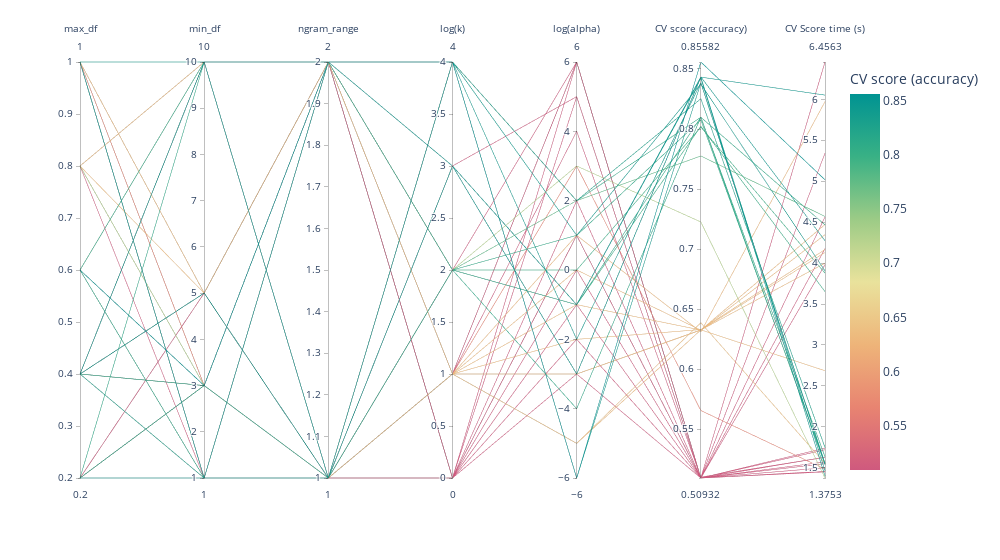

Notebook code cell kept with this figure:
### Code cell
import math
import pandas
import plotly.express as px

def shorten_param(param_name):
    """Remove components' prefixes in param_name."""
    if "__" in param_name:
        return param_name.rsplit("__", 1)[1]
    return param_name

cv_results = pandas.DataFrame(random_search.cv_results_)
cv_results = cv_results.rename(shorten_param, axis=1)
param_names = [shorten_param(name) for name in parameter_grid.keys()]
labels = {
    "mean_score_time": "CV Score time (s)",
    "mean_test_score": "CV score (accuracy)",
    "alpha": "log(alpha)",
    "k": "log(k)"
}

column_results = param_names + ["mean_test_score", "mean_score_time"]

transform_funcs = dict.fromkeys(column_results, lambda x: x)
# Using a logarithmic scale for alpha
transform_funcs["alpha"] = math.log10
# Using a logarithmic scale for k
transform_funcs["k"] = math.log10
# Unigrams are mapped to index 1 and bigrams to index 2
transform_funcs["ngram_range"] = lambda x: x[1]

fig = px.parallel_coordinates(
    cv_results[column_results].apply(transform_funcs),
    color="mean_test_score",
    color_continuous_scale=px.colors.diverging.Temps_r,
    labels=labels,
    width=1000
)
fig.show()

### Figure 1 — Plotly figure (JSON) as saved in the notebook; plotly's stock layout.template omitted (floating-point values rounded to 4 significant figures)
{"data": [{"dimensions": [{"label": "max_df", "values": [0.2, 0.2, 0.2, 1, 0.6, 0.4, 0.4, 0.6, 0.6, 0.8, 0.2, 0.4, 1, 0.2, 1, 1, 1, 0.4, 0.4, 0.2, 0.8, 0.4, 0.4, 0.6, 0.2, 0.2, 0.8, 0.4, 0.8, 0.4, 1, 0.2, 0.4, 1, 0.6, 0.8, 1, 0.8, 0.6, 0.4]}, {"label": "min_df", "values": [5, 5, 3, 5, 3, 3, 1, 3, 10, 3, 3, 10, 1, 3, 5, 1, 10, 5, 3, 1, 10, 3, 10, 1, 3, 1, 1, 1, 10, 10, 1, 10, 5, 3, 1, 5, 3, 3, 10, 5]}, {"label": "ngram_range", "values": [1, 1, 2, 1, 2, 2, 1, 2, 1, 1, 1, 1, 1, 2, 2, 1, 2, 1, 1, 2, 2, 1, 2, 1, 2, 1, 1, 2, 2, 2, 1, 1, 2, 1, 2, 2, 1, 2, 2, 2]}, {"label": "log(k)", "values": [1, 3, 4, 0, 4, 2, 4, 0, 0, 2, 1, 3, 3, 0, 1, 0, 4, 4, 2, 3, 1, 1, 2, 2, 1, 0, 0, 1, 0, 3, 4, 2, 0, 2, 1, 1, 1, 1, 2, 1]}, {"label": "log(alpha)", "values": [4, 5, 2, -3, -6, 2, 2, 0, 1, 3, -5, -1, -3, 5, -5, -2, 1, -2, 1, -3, -2, 6, 0, -1, -1, 6, -1, 6, 1, -1, -6, -4, 2, 6, 1, 0, 3, -3, -1, -3]}, {"label": "CV score (accuracy)", "values": [0.51, 0.5093, 0.8098, 0.5093, 0.8558, 0.7775, 0.8252, 0.5093, 0.5093, 0.7226, 0.6386, 0.8424, 0.8432, 0.5093, 0.6326, 0.5093, 0.8375, 0.8386, 0.8076, 0.8432, 0.633, 0.5093, 0.8016, 0.8098, 0.6325, 0.5093, 0.5093, 0.5093, 0.5093, 0.8434, 0.8385, 0.8099, 0.5093, 0.5093, 0.631, 0.6325, 0.5655, 0.6325, 0.8023, 0.6327]}, {"label": "CV Score time (s)", "values": [1.629, 1.72, 4.467, 1.629, 5.017, 4.57, 1.747, 4.177, 1.55, 1.375, 1.555, 1.399, 1.464, 5.343, 3.999, 1.45, 3.904, 1.545, 1.557, 6.052, 4.166, 1.572, 3.877, 1.634, 4.13, 1.74, 1.457, 6.456, 4.564, 4.274, 1.553, 1.537, 3.981, 1.501, 5.972, 4.347, 1.483, 4.472, 3.652, 2.685]}], "domain": {"x": [0, 1], "y": [0, 1]}, "line": {"color": [0.51, 0.5093, 0.8098, 0.5093, 0.8558, 0.7775, 0.8252, 0.5093, 0.5093, 0.7226, 0.6386, 0.8424, 0.8432, 0.5093, 0.6326, 0.5093, 0.8375, 0.8386, 0.8076, 0.8432, 0.633, 0.5093, 0.8016, 0.8098, 0.6325, 0.5093, 0.5093, 0.5093, 0.5093, 0.8434, 0.8385, 0.8099, 0.5093, 0.5093, 0.631, 0.6325, 0.5655, 0.6325, 0.8023, 0.6327], "coloraxis": "coloraxis"}, "name": "", "type": "parcoords"}], "layout": {"coloraxis": {"colorbar": {"title": {"text": "CV score (accuracy)"}}, "colorscale": [[0, "rgb(207, 89, 126)"], [0.1667, "rgb(232, 132, 113)"], [0.3333, "rgb(238, 180, 121)"], [0.5, "rgb(233, 226, 156)"], [0.6667, "rgb(156, 203, 134)"], [0.8333, "rgb(57, 177, 133)"], [1, "rgb(0, 147, 146)"]]}, "legend": {"tracegroupgap": 0}, "margin": {"t": 60}, "width": 1000}}
